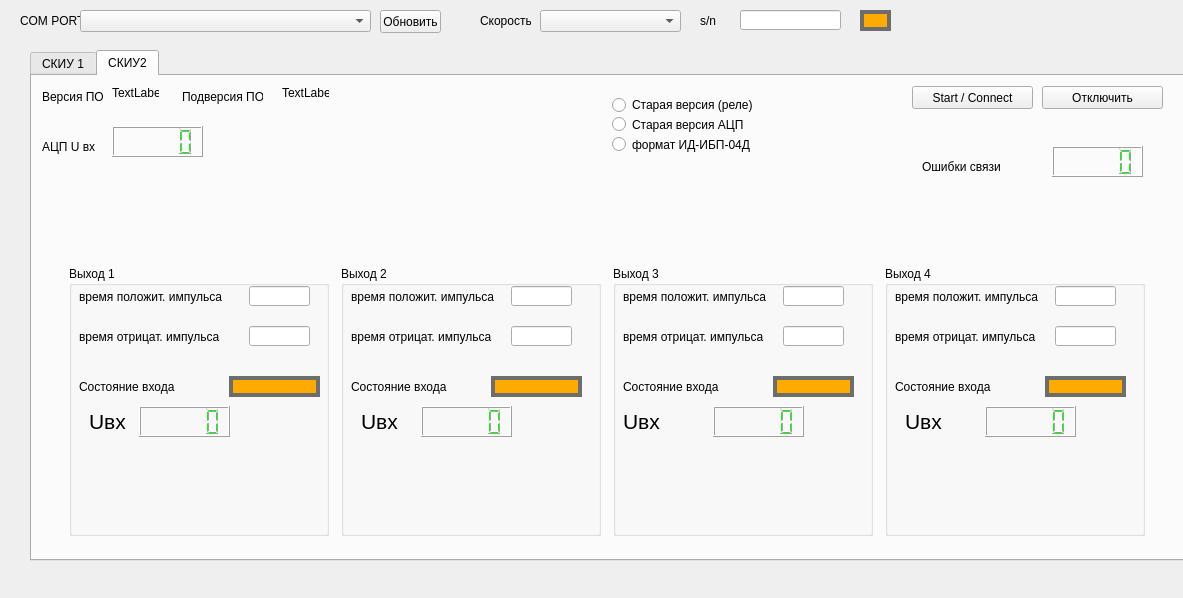
<?xml version="1.0" encoding="UTF-8"?>
<ui version="4.0">
 <class>MainWindow</class>
 <widget class="QMainWindow" name="MainWindow">
  <property name="geometry">
   <rect>
    <x>0</x>
    <y>0</y>
    <width>1183</width>
    <height>598</height>
   </rect>
  </property>
  <property name="windowTitle">
   <string>MainWindow</string>
  </property>
  <property name="styleSheet">
   <string notr="true"/>
  </property>
  <widget class="QWidget" name="centralwidget">
   <widget class="QTabWidget" name="tabWidget">
    <property name="geometry">
     <rect>
      <x>30</x>
      <y>50</y>
      <width>1161</width>
      <height>511</height>
     </rect>
    </property>
    <property name="currentIndex">
     <number>1</number>
    </property>
    <widget class="QWidget" name="skiu1">
     <attribute name="title">
      <string>СКИУ 1</string>
     </attribute>
     <widget class="QPushButton" name="connect_btn">
      <property name="geometry">
       <rect>
        <x>10</x>
        <y>140</y>
        <width>121</width>
        <height>23</height>
       </rect>
      </property>
      <property name="text">
       <string>Start / Connect</string>
      </property>
     </widget>
     <widget class="QPushButton" name="close_btn">
      <property name="geometry">
       <rect>
        <x>10</x>
        <y>180</y>
        <width>121</width>
        <height>23</height>
       </rect>
      </property>
      <property name="text">
       <string>Отключится</string>
      </property>
     </widget>
     <widget class="QPushButton" name="send_btn">
      <property name="geometry">
       <rect>
        <x>630</x>
        <y>160</y>
        <width>121</width>
        <height>23</height>
       </rect>
      </property>
      <property name="text">
       <string>Отправить</string>
      </property>
     </widget>
     <widget class="QPushButton" name="btn1">
      <property name="geometry">
       <rect>
        <x>20</x>
        <y>250</y>
        <width>75</width>
        <height>23</height>
       </rect>
      </property>
      <property name="text">
       <string>1</string>
      </property>
     </widget>
     <widget class="QPushButton" name="btn2">
      <property name="geometry">
       <rect>
        <x>20</x>
        <y>290</y>
        <width>75</width>
        <height>23</height>
       </rect>
      </property>
      <property name="text">
       <string>2</string>
      </property>
     </widget>
     <widget class="QPushButton" name="btn3">
      <property name="geometry">
       <rect>
        <x>20</x>
        <y>330</y>
        <width>75</width>
        <height>23</height>
       </rect>
      </property>
      <property name="text">
       <string>3</string>
      </property>
     </widget>
     <widget class="QPushButton" name="btn4">
      <property name="geometry">
       <rect>
        <x>20</x>
        <y>370</y>
        <width>75</width>
        <height>23</height>
       </rect>
      </property>
      <property name="text">
       <string>4</string>
      </property>
     </widget>
     <widget class="QLineEdit" name="lineEdit_2">
      <property name="geometry">
       <rect>
        <x>640</x>
        <y>30</y>
        <width>113</width>
        <height>20</height>
       </rect>
      </property>
     </widget>
     <widget class="QLabel" name="label_2">
      <property name="geometry">
       <rect>
        <x>560</x>
        <y>30</y>
        <width>47</width>
        <height>21</height>
       </rect>
      </property>
      <property name="text">
       <string>TextLabel</string>
      </property>
     </widget>
     <widget class="QListWidget" name="out_list">
      <property name="geometry">
       <rect>
        <x>360</x>
        <y>210</y>
        <width>391</width>
        <height>331</height>
       </rect>
      </property>
     </widget>
     <widget class="QLineEdit" name="r1_deley_lineEdit">
      <property name="geometry">
       <rect>
        <x>120</x>
        <y>250</y>
        <width>51</width>
        <height>20</height>
       </rect>
      </property>
     </widget>
     <widget class="QLineEdit" name="r1_time_lineEdit">
      <property name="geometry">
       <rect>
        <x>220</x>
        <y>250</y>
        <width>51</width>
        <height>20</height>
       </rect>
      </property>
     </widget>
     <widget class="QLabel" name="label_3">
      <property name="geometry">
       <rect>
        <x>230</x>
        <y>230</y>
        <width>47</width>
        <height>13</height>
       </rect>
      </property>
      <property name="text">
       <string>Вр. ср.</string>
      </property>
     </widget>
     <widget class="QLabel" name="label_4">
      <property name="geometry">
       <rect>
        <x>130</x>
        <y>230</y>
        <width>41</width>
        <height>16</height>
       </rect>
      </property>
      <property name="text">
       <string>Зад.</string>
      </property>
     </widget>
     <widget class="QLineEdit" name="input_lineEdit">
      <property name="geometry">
       <rect>
        <x>360</x>
        <y>130</y>
        <width>391</width>
        <height>20</height>
       </rect>
      </property>
     </widget>
    </widget>
    <widget class="QWidget" name="skiu2">
     <attribute name="title">
      <string>СКИУ2</string>
     </attribute>
     <widget class="QLabel" name="label_7">
      <property name="geometry">
       <rect>
        <x>10</x>
        <y>10</y>
        <width>81</width>
        <height>21</height>
       </rect>
      </property>
      <property name="text">
       <string>Версия ПО</string>
      </property>
     </widget>
     <widget class="QLabel" name="label_8">
      <property name="geometry">
       <rect>
        <x>150</x>
        <y>10</y>
        <width>81</width>
        <height>21</height>
       </rect>
      </property>
      <property name="text">
       <string>Подверсия ПО</string>
      </property>
     </widget>
     <widget class="QLabel" name="version_ckiu2_lbl">
      <property name="geometry">
       <rect>
        <x>80</x>
        <y>10</y>
        <width>47</width>
        <height>13</height>
       </rect>
      </property>
      <property name="text">
       <string>TextLabel</string>
      </property>
     </widget>
     <widget class="QLabel" name="sub_version_ckiu2_lbl">
      <property name="geometry">
       <rect>
        <x>250</x>
        <y>10</y>
        <width>47</width>
        <height>13</height>
       </rect>
      </property>
      <property name="text">
       <string>TextLabel</string>
      </property>
     </widget>
     <widget class="QRadioButton" name="version_acp_radioButton">
      <property name="geometry">
       <rect>
        <x>580</x>
        <y>40</y>
        <width>141</width>
        <height>17</height>
       </rect>
      </property>
      <property name="minimumSize">
       <size>
        <width>141</width>
        <height>17</height>
       </size>
      </property>
      <property name="text">
       <string>Старая версия АЦП</string>
      </property>
     </widget>
     <widget class="QRadioButton" name="version_ibp_radioButton">
      <property name="geometry">
       <rect>
        <x>580</x>
        <y>60</y>
        <width>141</width>
        <height>17</height>
       </rect>
      </property>
      <property name="minimumSize">
       <size>
        <width>141</width>
        <height>17</height>
       </size>
      </property>
      <property name="text">
       <string>формат ИД-ИБП-04Д</string>
      </property>
     </widget>
     <widget class="QPushButton" name="connect_ckiu_2_btn">
      <property name="geometry">
       <rect>
        <x>880</x>
        <y>10</y>
        <width>121</width>
        <height>23</height>
       </rect>
      </property>
      <property name="text">
       <string>Start / Connect</string>
      </property>
     </widget>
     <widget class="QPushButton" name="close_ckiu_2_btn">
      <property name="geometry">
       <rect>
        <x>1010</x>
        <y>10</y>
        <width>121</width>
        <height>23</height>
       </rect>
      </property>
      <property name="text">
       <string>Отключить</string>
      </property>
     </widget>
     <widget class="QLabel" name="label_19">
      <property name="geometry">
       <rect>
        <x>10</x>
        <y>60</y>
        <width>61</width>
        <height>21</height>
       </rect>
      </property>
      <property name="text">
       <string>АЦП U вх</string>
      </property>
     </widget>
     <widget class="QWidget" name="horizontalLayoutWidget">
      <property name="geometry">
       <rect>
        <x>20</x>
        <y>180</y>
        <width>1111</width>
        <height>291</height>
       </rect>
      </property>
      <layout class="QHBoxLayout" name="horizontalLayout">
       <property name="spacing">
        <number>5</number>
       </property>
       <property name="leftMargin">
        <number>10</number>
       </property>
       <property name="topMargin">
        <number>10</number>
       </property>
       <property name="rightMargin">
        <number>10</number>
       </property>
       <property name="bottomMargin">
        <number>10</number>
       </property>
       <item>
        <widget class="QGroupBox" name="groupBox">
         <property name="sizePolicy">
          <sizepolicy hsizetype="Fixed" vsizetype="Fixed">
           <horstretch>0</horstretch>
           <verstretch>0</verstretch>
          </sizepolicy>
         </property>
         <property name="minimumSize">
          <size>
           <width>260</width>
           <height>270</height>
          </size>
         </property>
         <property name="title">
          <string>Выход 1</string>
         </property>
         <widget class="QLabel" name="label_11">
          <property name="geometry">
           <rect>
            <x>10</x>
            <y>20</y>
            <width>151</width>
            <height>21</height>
           </rect>
          </property>
          <property name="text">
           <string>время положит. импульса</string>
          </property>
         </widget>
         <widget class="QLabel" name="label_15">
          <property name="geometry">
           <rect>
            <x>10</x>
            <y>60</y>
            <width>141</width>
            <height>21</height>
           </rect>
          </property>
          <property name="text">
           <string>время отрицат. импульса</string>
          </property>
         </widget>
         <widget class="QLabel" name="label_20">
          <property name="geometry">
           <rect>
            <x>10</x>
            <y>110</y>
            <width>101</width>
            <height>21</height>
           </rect>
          </property>
          <property name="text">
           <string>Состояние входа</string>
          </property>
         </widget>
         <widget class="QLabel" name="label_29">
          <property name="geometry">
           <rect>
            <x>20</x>
            <y>140</y>
            <width>51</width>
            <height>31</height>
           </rect>
          </property>
          <property name="font">
           <font>
            <pointsize>16</pointsize>
           </font>
          </property>
          <property name="text">
           <string>Uвх</string>
          </property>
         </widget>
         <widget class="QLineEdit" name="in1_t_pos_imp_lineEdit">
          <property name="geometry">
           <rect>
            <x>180</x>
            <y>20</y>
            <width>61</width>
            <height>20</height>
           </rect>
          </property>
         </widget>
         <widget class="QLineEdit" name="in1_t_neg_imp_lineEdit">
          <property name="geometry">
           <rect>
            <x>180</x>
            <y>60</y>
            <width>61</width>
            <height>20</height>
           </rect>
          </property>
         </widget>
         <widget class="QLabel" name="state_in_1_lbl">
          <property name="geometry">
           <rect>
            <x>160</x>
            <y>110</y>
            <width>91</width>
            <height>21</height>
           </rect>
          </property>
          <property name="styleSheet">
           <string notr="true">QLabel {
	border:4px solid rgb(109, 109, 109);
	background-color: rgb(255, 170, 0);
	
}</string>
          </property>
          <property name="text">
           <string/>
          </property>
         </widget>
         <widget class="QLCDNumber" name="u_in_1_lcd">
          <property name="geometry">
           <rect>
            <x>70</x>
            <y>140</y>
            <width>91</width>
            <height>31</height>
           </rect>
          </property>
          <property name="styleSheet">
           <string notr="true">QLCDNumber {
	color: rgb(0, 255, 0);
}</string>
          </property>
         </widget>
        </widget>
       </item>
       <item>
        <widget class="QGroupBox" name="groupBox_2">
         <property name="sizePolicy">
          <sizepolicy hsizetype="Fixed" vsizetype="Fixed">
           <horstretch>0</horstretch>
           <verstretch>0</verstretch>
          </sizepolicy>
         </property>
         <property name="minimumSize">
          <size>
           <width>260</width>
           <height>270</height>
          </size>
         </property>
         <property name="title">
          <string>Выход 2</string>
         </property>
         <widget class="QLabel" name="label_12">
          <property name="geometry">
           <rect>
            <x>10</x>
            <y>20</y>
            <width>151</width>
            <height>21</height>
           </rect>
          </property>
          <property name="text">
           <string>время положит. импульса</string>
          </property>
         </widget>
         <widget class="QLabel" name="label_16">
          <property name="geometry">
           <rect>
            <x>10</x>
            <y>60</y>
            <width>141</width>
            <height>21</height>
           </rect>
          </property>
          <property name="text">
           <string>время отрицат. импульса</string>
          </property>
         </widget>
         <widget class="QLabel" name="label_21">
          <property name="geometry">
           <rect>
            <x>10</x>
            <y>110</y>
            <width>101</width>
            <height>21</height>
           </rect>
          </property>
          <property name="text">
           <string>Состояние входа</string>
          </property>
         </widget>
         <widget class="QLabel" name="label_31">
          <property name="geometry">
           <rect>
            <x>20</x>
            <y>140</y>
            <width>51</width>
            <height>31</height>
           </rect>
          </property>
          <property name="font">
           <font>
            <pointsize>16</pointsize>
           </font>
          </property>
          <property name="text">
           <string>Uвх</string>
          </property>
         </widget>
         <widget class="QLineEdit" name="in2_t_pos_imp_lineEdit">
          <property name="geometry">
           <rect>
            <x>170</x>
            <y>20</y>
            <width>61</width>
            <height>20</height>
           </rect>
          </property>
         </widget>
         <widget class="QLineEdit" name="in2_t_neg_imp_lineEdit">
          <property name="geometry">
           <rect>
            <x>170</x>
            <y>60</y>
            <width>61</width>
            <height>20</height>
           </rect>
          </property>
         </widget>
         <widget class="QLabel" name="state_in_2_lbl">
          <property name="geometry">
           <rect>
            <x>150</x>
            <y>110</y>
            <width>91</width>
            <height>21</height>
           </rect>
          </property>
          <property name="styleSheet">
           <string notr="true">QLabel {
	border:4px solid rgb(109, 109, 109);
	background-color: rgb(255, 170, 0);
	
}</string>
          </property>
          <property name="text">
           <string/>
          </property>
         </widget>
         <widget class="QLCDNumber" name="u_in_2_lcd">
          <property name="geometry">
           <rect>
            <x>80</x>
            <y>140</y>
            <width>91</width>
            <height>31</height>
           </rect>
          </property>
          <property name="styleSheet">
           <string notr="true">QLCDNumber {
	color: rgb(0, 255, 0);
}</string>
          </property>
         </widget>
        </widget>
       </item>
       <item>
        <widget class="QGroupBox" name="groupBox_3">
         <property name="sizePolicy">
          <sizepolicy hsizetype="Fixed" vsizetype="Fixed">
           <horstretch>0</horstretch>
           <verstretch>0</verstretch>
          </sizepolicy>
         </property>
         <property name="minimumSize">
          <size>
           <width>260</width>
           <height>270</height>
          </size>
         </property>
         <property name="title">
          <string>Выход 3</string>
         </property>
         <widget class="QLabel" name="label_13">
          <property name="geometry">
           <rect>
            <x>10</x>
            <y>20</y>
            <width>151</width>
            <height>21</height>
           </rect>
          </property>
          <property name="text">
           <string>время положит. импульса</string>
          </property>
         </widget>
         <widget class="QLabel" name="label_17">
          <property name="geometry">
           <rect>
            <x>10</x>
            <y>60</y>
            <width>141</width>
            <height>21</height>
           </rect>
          </property>
          <property name="text">
           <string>время отрицат. импульса</string>
          </property>
         </widget>
         <widget class="QLabel" name="label_22">
          <property name="geometry">
           <rect>
            <x>10</x>
            <y>110</y>
            <width>101</width>
            <height>21</height>
           </rect>
          </property>
          <property name="text">
           <string>Состояние входа</string>
          </property>
         </widget>
         <widget class="QLabel" name="label_32">
          <property name="geometry">
           <rect>
            <x>10</x>
            <y>140</y>
            <width>51</width>
            <height>31</height>
           </rect>
          </property>
          <property name="font">
           <font>
            <pointsize>16</pointsize>
           </font>
          </property>
          <property name="text">
           <string>Uвх</string>
          </property>
         </widget>
         <widget class="QLineEdit" name="in3_t_pos_imp_lineEdit">
          <property name="geometry">
           <rect>
            <x>170</x>
            <y>20</y>
            <width>61</width>
            <height>20</height>
           </rect>
          </property>
         </widget>
         <widget class="QLineEdit" name="in3_t_neg_imp_lineEdit">
          <property name="geometry">
           <rect>
            <x>170</x>
            <y>60</y>
            <width>61</width>
            <height>20</height>
           </rect>
          </property>
         </widget>
         <widget class="QLabel" name="state_in_3_lbl">
          <property name="geometry">
           <rect>
            <x>160</x>
            <y>110</y>
            <width>81</width>
            <height>21</height>
           </rect>
          </property>
          <property name="styleSheet">
           <string notr="true">QLabel {
	border:4px solid rgb(109, 109, 109);
	background-color: rgb(255, 170, 0);
	
}</string>
          </property>
          <property name="text">
           <string/>
          </property>
         </widget>
         <widget class="QLCDNumber" name="u_in_3_lcd">
          <property name="geometry">
           <rect>
            <x>100</x>
            <y>140</y>
            <width>91</width>
            <height>31</height>
           </rect>
          </property>
          <property name="styleSheet">
           <string notr="true">QLCDNumber {
	color: rgb(0, 255, 0);
}</string>
          </property>
         </widget>
        </widget>
       </item>
       <item>
        <widget class="QGroupBox" name="groupBox_4">
         <property name="sizePolicy">
          <sizepolicy hsizetype="Fixed" vsizetype="Fixed">
           <horstretch>0</horstretch>
           <verstretch>0</verstretch>
          </sizepolicy>
         </property>
         <property name="minimumSize">
          <size>
           <width>260</width>
           <height>270</height>
          </size>
         </property>
         <property name="title">
          <string>Выход 4</string>
         </property>
         <widget class="QLabel" name="label_14">
          <property name="geometry">
           <rect>
            <x>10</x>
            <y>20</y>
            <width>151</width>
            <height>21</height>
           </rect>
          </property>
          <property name="text">
           <string>время положит. импульса</string>
          </property>
         </widget>
         <widget class="QLabel" name="label_18">
          <property name="geometry">
           <rect>
            <x>10</x>
            <y>60</y>
            <width>141</width>
            <height>21</height>
           </rect>
          </property>
          <property name="text">
           <string>время отрицат. импульса</string>
          </property>
         </widget>
         <widget class="QLabel" name="label_23">
          <property name="geometry">
           <rect>
            <x>10</x>
            <y>110</y>
            <width>101</width>
            <height>21</height>
           </rect>
          </property>
          <property name="text">
           <string>Состояние входа</string>
          </property>
         </widget>
         <widget class="QLabel" name="label_33">
          <property name="geometry">
           <rect>
            <x>20</x>
            <y>140</y>
            <width>51</width>
            <height>31</height>
           </rect>
          </property>
          <property name="font">
           <font>
            <pointsize>16</pointsize>
           </font>
          </property>
          <property name="text">
           <string>Uвх</string>
          </property>
         </widget>
         <widget class="QLineEdit" name="in4_t_pos_imp_lineEdit">
          <property name="geometry">
           <rect>
            <x>170</x>
            <y>20</y>
            <width>61</width>
            <height>20</height>
           </rect>
          </property>
         </widget>
         <widget class="QLineEdit" name="in4_t_neg_imp_lineEdit">
          <property name="geometry">
           <rect>
            <x>170</x>
            <y>60</y>
            <width>61</width>
            <height>20</height>
           </rect>
          </property>
         </widget>
         <widget class="QLabel" name="state_in_4_lbl">
          <property name="geometry">
           <rect>
            <x>160</x>
            <y>110</y>
            <width>81</width>
            <height>21</height>
           </rect>
          </property>
          <property name="styleSheet">
           <string notr="true">QLabel {
	border:4px solid rgb(109, 109, 109);
	background-color: rgb(255, 170, 0);
	
}</string>
          </property>
          <property name="text">
           <string/>
          </property>
         </widget>
         <widget class="QLCDNumber" name="u_in_4_lcd">
          <property name="geometry">
           <rect>
            <x>100</x>
            <y>140</y>
            <width>91</width>
            <height>31</height>
           </rect>
          </property>
          <property name="styleSheet">
           <string notr="true">QLCDNumber {
	color: rgb(0, 255, 0);
}</string>
          </property>
         </widget>
        </widget>
       </item>
      </layout>
     </widget>
     <widget class="QLCDNumber" name="u_in_lcd">
      <property name="geometry">
       <rect>
        <x>80</x>
        <y>50</y>
        <width>91</width>
        <height>31</height>
       </rect>
      </property>
      <property name="styleSheet">
       <string notr="true">QLCDNumber {
	color: rgb(0, 255, 0);
}</string>
      </property>
     </widget>
     <widget class="QRadioButton" name="version_old_ckiu_radioButton">
      <property name="geometry">
       <rect>
        <x>580</x>
        <y>20</y>
        <width>141</width>
        <height>18</height>
       </rect>
      </property>
      <property name="minimumSize">
       <size>
        <width>141</width>
        <height>17</height>
       </size>
      </property>
      <property name="text">
       <string>Старая версия (реле)</string>
      </property>
     </widget>
     <widget class="QLCDNumber" name="counter_err_conn_lcd">
      <property name="geometry">
       <rect>
        <x>1020</x>
        <y>70</y>
        <width>91</width>
        <height>31</height>
       </rect>
      </property>
      <property name="styleSheet">
       <string notr="true">QLCDNumber {
	color: rgb(0, 255, 0);
}</string>
      </property>
     </widget>
     <widget class="QLabel" name="label_9">
      <property name="geometry">
       <rect>
        <x>890</x>
        <y>80</y>
        <width>111</width>
        <height>21</height>
       </rect>
      </property>
      <property name="text">
       <string>Ошибки связи</string>
      </property>
     </widget>
    </widget>
   </widget>
   <widget class="QLabel" name="label_5">
    <property name="geometry">
     <rect>
      <x>20</x>
      <y>10</y>
      <width>71</width>
      <height>21</height>
     </rect>
    </property>
    <property name="text">
     <string>COM PORT</string>
    </property>
   </widget>
   <widget class="QComboBox" name="port_comboBox">
    <property name="geometry">
     <rect>
      <x>80</x>
      <y>10</y>
      <width>291</width>
      <height>22</height>
     </rect>
    </property>
   </widget>
   <widget class="QLabel" name="label_6">
    <property name="geometry">
     <rect>
      <x>480</x>
      <y>10</y>
      <width>51</width>
      <height>21</height>
     </rect>
    </property>
    <property name="text">
     <string>Скорость</string>
    </property>
   </widget>
   <widget class="QComboBox" name="speed_comboBox">
    <property name="geometry">
     <rect>
      <x>540</x>
      <y>10</y>
      <width>141</width>
      <height>22</height>
     </rect>
    </property>
   </widget>
   <widget class="QLabel" name="label">
    <property name="geometry">
     <rect>
      <x>700</x>
      <y>10</y>
      <width>31</width>
      <height>21</height>
     </rect>
    </property>
    <property name="text">
     <string>s/n</string>
    </property>
   </widget>
   <widget class="QLineEdit" name="sn_lineEdit">
    <property name="geometry">
     <rect>
      <x>740</x>
      <y>10</y>
      <width>101</width>
      <height>20</height>
     </rect>
    </property>
   </widget>
   <widget class="QLabel" name="state_lbl">
    <property name="geometry">
     <rect>
      <x>860</x>
      <y>10</y>
      <width>31</width>
      <height>21</height>
     </rect>
    </property>
    <property name="styleSheet">
     <string notr="true">QLabel {
	border:4px solid rgb(109, 109, 109);
	background-color: rgb(255, 170, 0);
	
}</string>
    </property>
    <property name="text">
     <string/>
    </property>
   </widget>
   <widget class="QPushButton" name="update_btn">
    <property name="geometry">
     <rect>
      <x>380</x>
      <y>10</y>
      <width>61</width>
      <height>23</height>
     </rect>
    </property>
    <property name="text">
     <string>Обновить</string>
    </property>
   </widget>
  </widget>
  <widget class="QMenuBar" name="menubar">
   <property name="geometry">
    <rect>
     <x>0</x>
     <y>0</y>
     <width>1183</width>
     <height>22</height>
    </rect>
   </property>
  </widget>
 </widget>
 <resources/>
 <connections/>
</ui>
